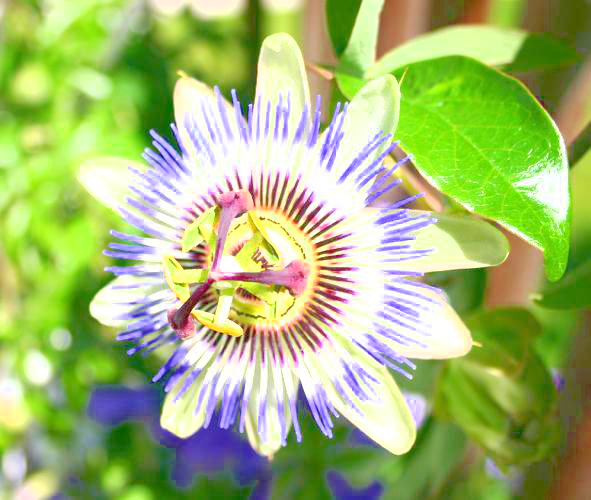
#> input picture CLS/corruption_imgs/brightness.png, 591 x 500 px, given in place of image_00001.jpg, which was not available
$ python frequency_analysis.py
#> lines starting #> are read from the running program, lines starting #| are printed output that depends on the picture; pictures that were not available may be replaced by others from this repository, and a replacement may not be noted
#> in compare_frequency_spectrums, original is the input picture: shape (500, 591, 3); mean B, G, R 115.6, 183.9, 163.4
import cv2
import numpy as np
import matplotlib.pyplot as plt
import os

def get_frequency_spectrum(img):
    """
    获取图像的频谱
    """
    # 转换为灰度图
    if len(img.shape) == 3:
        gray = cv2.cvtColor(img, cv2.COLOR_BGR2GRAY)
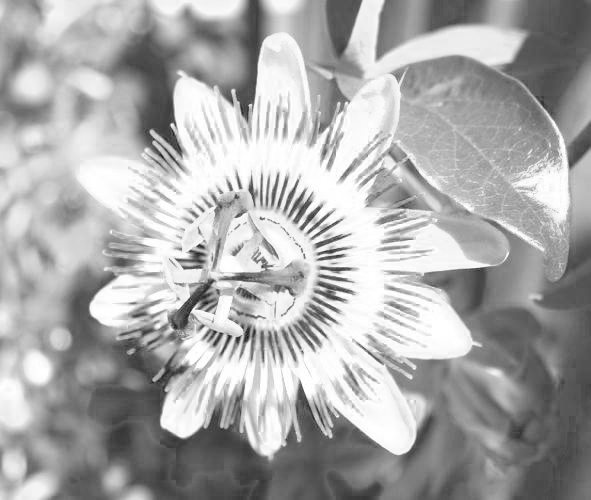
#> gray: shape (500, 591); min 25, max 255, mean 170
    else:
        gray = img

    # 傅里叶变换
    f = np.fft.fft2(gray)
    fshift = np.fft.fftshift(f)

    # 计算幅度谱
    magnitude_spectrum = 20 * np.log(np.abs(fshift) + 1)
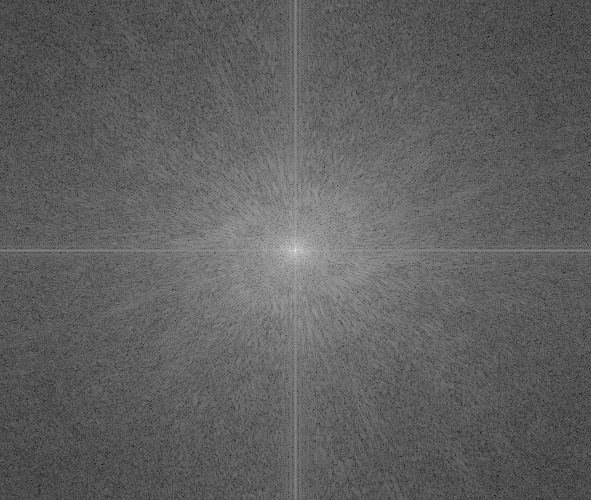
#> magnitude_spectrum: shape (500, 591) float64; min 36.98, max 354.6, mean 157.2; drawn with min black and max white

    return magnitude_spectrum, fshift

def analyze_frequency_bands(spectrum, fshift):
    """
    分析不同频段的能量分布
    """
    h, w = spectrum.shape
#> h = 500; w = 591
    center_y, center_x = h // 2, w // 2
#> center_y = 250; center_x = 295

    # 调整频段划分，增加高频范围
    r_ultra_low = min(h, w) // 128   # 超低频（中心1/64）
#> r_ultra_low = 3
    r_very_low = min(h, w) // 64    # 极低频（1/64-1/32）
#> r_very_low = 7
    r_low = min(h, w) // 32         # 低频（1/32-1/16）
#> r_low = 15
    r_mid_low = min(h, w) // 16      # 中低频（1/16-1/8）
#> r_mid_low = 31
    r_mid_high = min(h, w) // 8     # 中高频（1/8-1/6）
#> r_mid_high = 62
    r_high = min(h, w) // 4         # 高频（1/6-1/4）
#> r_high = 125

    # 创建频段掩码
    y, x = np.ogrid[-center_y:h-center_y, -center_x:w-center_x]
#> y = 500 values from -250 to 249
    dist_from_center = np.sqrt(x*x + y*y)

    # 计算各频段的能量
    ultra_low_mask = dist_from_center <= r_ultra_low                           # 超低频（中心1/64）
    very_low_mask = (dist_from_center > r_ultra_low) & (dist_from_center <= r_very_low)  # 极低频（1/64-1/32）
    low_mask = (dist_from_center > r_very_low) & (dist_from_center <= r_low)  # 低频（1/32-1/16）
    mid_low_mask = (dist_from_center > r_low) & (dist_from_center <= r_mid_low)  # 中低频（1/16-1/8）
    mid_high_mask = (dist_from_center > r_mid_low) & (dist_from_center <= r_mid_high)  # 中高频（1/8-1/6）
    high_mask = (dist_from_center > r_mid_high) & (dist_from_center <= r_high)  # 高频（1/6-1/4）
    very_high_mask = dist_from_center > r_high                                # 超高频（>1/4）

    energy = {
        'ultra_low': np.abs(fshift[ultra_low_mask]).mean(),
        'very_low': np.abs(fshift[very_low_mask]).mean(),
        'low': np.abs(fshift[low_mask]).mean(),
        'mid_low': np.abs(fshift[mid_low_mask]).mean(),
        'mid_high': np.abs(fshift[mid_high_mask]).mean(),
        'high': np.abs(fshift[high_mask]).mean(),
        'very_high': np.abs(fshift[very_high_mask]).mean()
    }
#> energy = {'ultra_low': 3333115.3, 'very_low': 676120.4, 'low': 262823.2, 'mid_low': 84771.3, 'mid_high': 38197.9, 'high': 13871.3, 'very_high': 2558.1}

    return energy, (ultra_low_mask, very_low_mask, low_mask, mid_low_mask, mid_high_mask, high_mask, very_high_mask)

def compare_frequency_spectrums(original_path, corruption_dir):
    """
    比较原始图像和各种噪声图像的频谱
    """
    # 读取原始图像
    original = cv2.imread(original_path)
    print(original_path)
    original_spectrum, original_fshift = get_frequency_spectrum(original)
    original_energy, masks = analyze_frequency_bands(original_spectrum, original_fshift)
#> original_energy has the same summary as energy in analyze_frequency_bands; masks = 7 items

    # 读取所有噪声图像
    corruption_images = {}
    corruption_energies = {}
    for img_name in os.listdir(corruption_dir):
        if img_name.endswith('.png'):
            img_path = os.path.join(corruption_dir, img_name)
            img = cv2.imread(img_path)
            corruption_name = img_name.split('.')[0]
            spectrum, fshift = get_frequency_spectrum(img)
            corruption_images[corruption_name] = spectrum
            corruption_energies[corruption_name], _ = analyze_frequency_bands(spectrum, fshift)
#> pass 2 of the loop in compare_frequency_spectrums, `for img_name in os.listdir(corruption_dir):`:
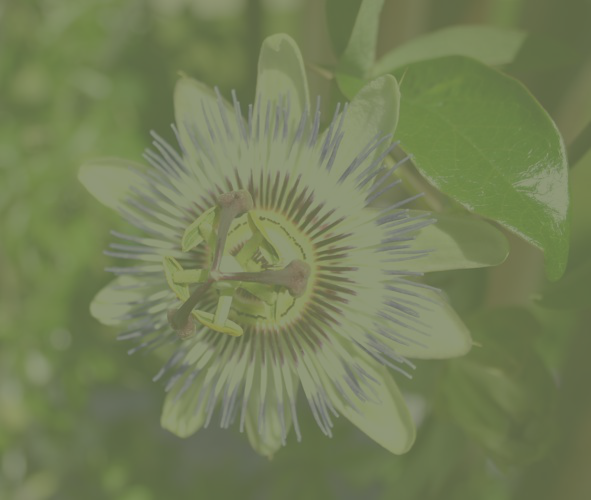
#> input picture CLS/corruption_imgs/contrast.png, 591 x 500 px, found by its file name
#> in compare_frequency_spectrums, img is the input picture: shape (500, 591, 3); mean B, G, R 87.6, 126.9, 115.9
#> pass 3 of the loop in compare_frequency_spectrums, `for img_name in os.listdir(corruption_dir):`:
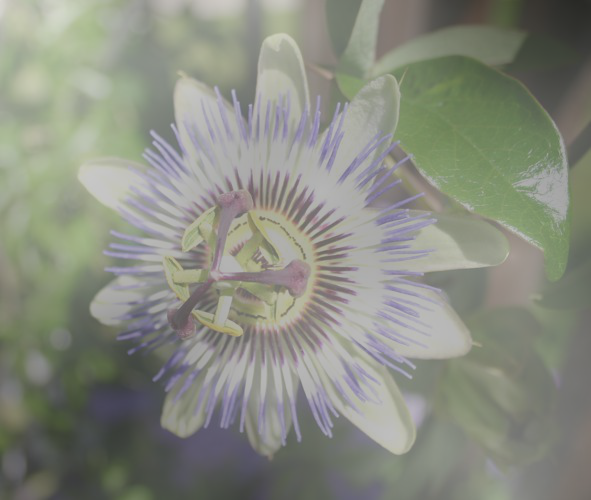
#> input picture CLS/corruption_imgs/fog.png, 591 x 500 px, found by its file name
#> in compare_frequency_spectrums, img is the input picture: shape (500, 591, 3); mean B, G, R 128.4, 139.6, 136.4
#> the loop made 4 passes; the first 3 are shown

    # 创建频谱图
    n_images = len(corruption_images) + 1
#> n_images = 5
    rows = (n_images + 1) // 2
#> rows = 3
    fig, axes = plt.subplots(rows, 2, figsize=(12, 4*rows))
    axes = axes.ravel()

    # 显示原始图像的频谱
    im = axes[0].imshow(original_spectrum, cmap='gray')
    axes[0].set_title('Original Frequency Spectrum')
    axes[0].axis('off')

    # 显示各种噪声图像的频谱
    for i, (name, spectrum) in enumerate(corruption_images.items(), 1):
        axes[i].imshow(spectrum, cmap='gray')
        axes[i].set_title(f'{name} Frequency Spectrum')
        axes[i].axis('off')
#> this loop made 4 passes
#> name on passes 1 to 4: 'brightness', 'contrast', 'fog', 'pixelate'

    if n_images % 2 == 1:
        fig.delaxes(axes[-1])

    plt.colorbar(im, ax=axes.ravel().tolist())
    plt.tight_layout()
    plt.savefig('./frequency_analysis.png', dpi=300, bbox_inches='tight')
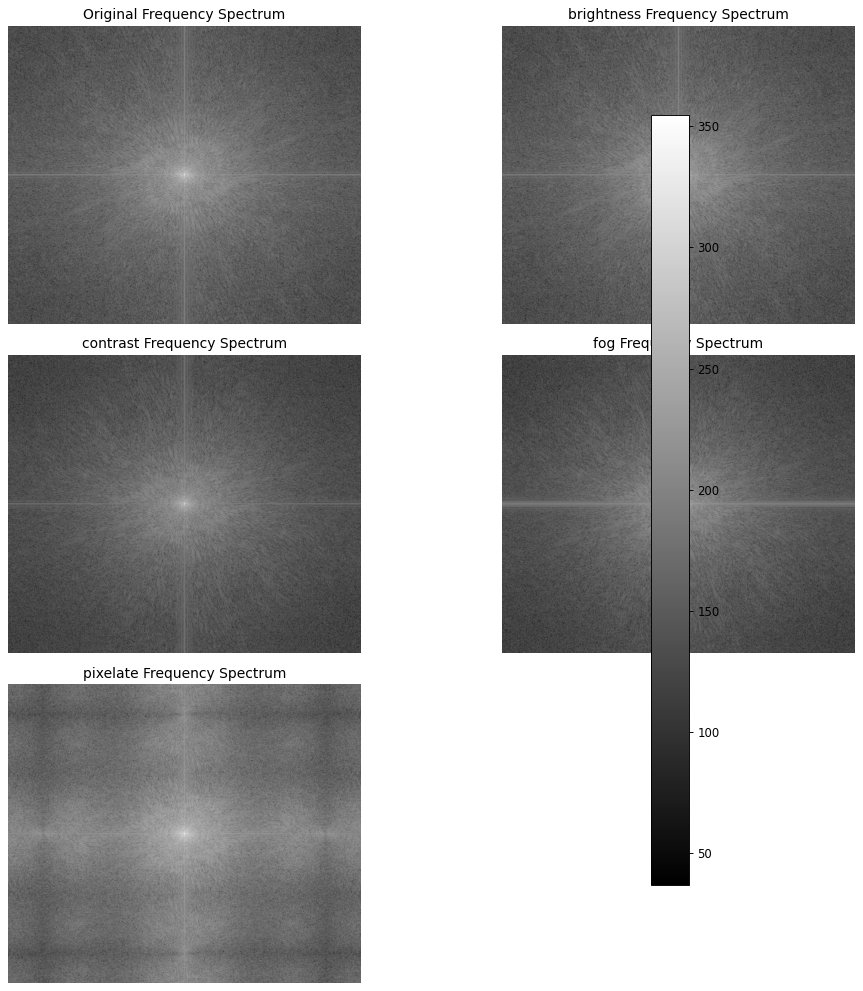
#> figure drawn by matplotlib, 6 panels
    plt.close()

    # 绘制频段能量对比图
    plt.figure(figsize=(12, 6))
    bands = ['ultra_low', 'very_low', 'low', 'mid_low', 'mid_high', 'high', 'very_high']
    x = np.arange(len(bands))
    width = 0.8 / (len(corruption_images) + 1)
#> width = 0.16

    # 绘制原始图像的频段能量
    plt.bar(x, [original_energy[band] for band in bands], width,
            label='Original', alpha=0.8)

    # 绘制各种噪声图像的频段能量
    for i, (name, energy) in enumerate(corruption_energies.items(), 1):
        plt.bar(x + i*width, [energy[band] for band in bands], width,
                label=name, alpha=0.8)

    plt.xlabel('Frequency Bands')
    plt.ylabel('Energy')
    plt.title('Frequency Band Energy Distribution')
    plt.xticks(x + width*len(corruption_images)/2, bands)
    plt.legend()
    plt.tight_layout()
    plt.savefig('./frequency_bands_analysis.png', dpi=300, bbox_inches='tight')
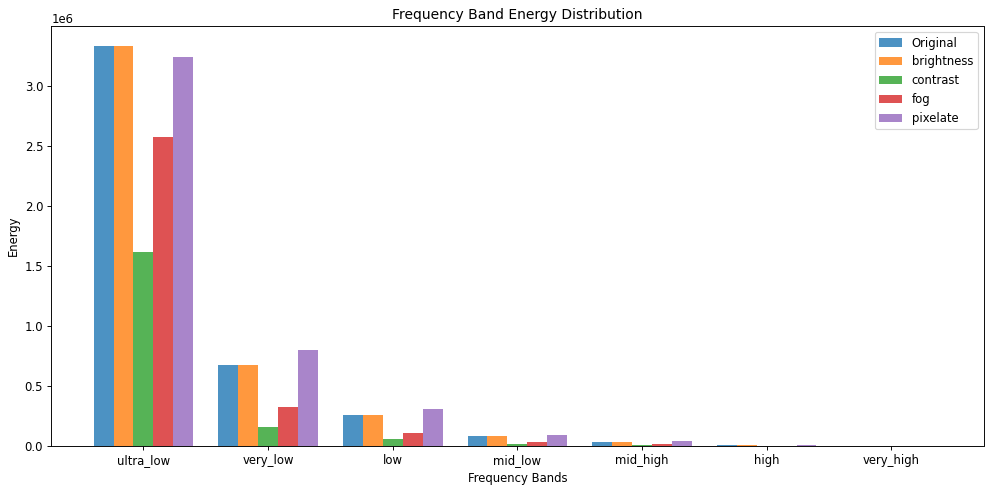
#> figure drawn by matplotlib, 1 panel; tallest bar 3333115.3 high, from x = -0.08 to 0.08; tallest bar 3333115.3 high, from x = 0.08 to 0.24; tallest bar 1618401.6 high, from x = 0.24 to 0.4
    plt.close()

    # 打印频段差异分析
    print("\n频段差异分析:")
    for name, energy in corruption_energies.items():
        print(f"\n{name} vs Original:")
        for band in bands:
            diff = energy[band] - original_energy[band]
            percent = (diff / original_energy[band]) * 100
            print(f"{band:>4} 频段差异: {diff:>8.2f} ({percent:>+6.1f}%)")

def adjust_frequency_energy(img, target_energy_ratio=1.0, band_mask=None):
    """
    调整指定频段的能量

    参数:
        img: 输入图像
        target_energy_ratio: 目标能量比例
        band_mask: 频段掩码
    """
    if len(img.shape) == 3:
        gray = cv2.cvtColor(img, cv2.COLOR_BGR2GRAY)
    else:
        gray = img

    # 傅里叶变换
    f = np.fft.fft2(gray)
    fshift = np.fft.fftshift(f)

    # 调整指定频段的能量
    if band_mask is not None:
        fshift[band_mask] *= target_energy_ratio

    # 逆变换
    f_ishift = np.fft.ifftshift(fshift)
    img_back = np.fft.ifft2(f_ishift)
    img_back = np.abs(img_back)

    # 归一化到[0, 255]
    img_back = ((img_back - img_back.min()) * (255.0 / (img_back.max() - img_back.min()))).astype(np.uint8)

    return img_back

def compare_and_adjust_frequency(original_path, corruption_dir, output_dir='./adjusted_imgs'):
    """
    比较并调整频域能量
    """
#> called with corruption_dir = './corruption_imgs', output_dir = './adjusted_imgs'
    os.makedirs(output_dir, exist_ok=True)

    # 读取原始图像
    original = cv2.imread(original_path)
    original_spectrum, original_fshift = get_frequency_spectrum(original)
    original_energy, original_masks = analyze_frequency_bands(original_spectrum, original_fshift)
#> original_energy has the same summary as energy in analyze_frequency_bands; original_masks = 7 items

    # 读取噪声图像并调整能量
    for img_name in os.listdir(corruption_dir):
        if img_name.endswith('.png'):
            img_path = os.path.join(corruption_dir, img_name)
            img = cv2.imread(img_path)
            corruption_name = img_name.split('.')[0]

            # 获取频谱
            spectrum, fshift = get_frequency_spectrum(img)
            energy, masks = analyze_frequency_bands(spectrum, fshift)
#> masks = 7 items

            # 调整每个频段的能量
            adjusted_img = img.copy()
            for band, mask in zip(['ultra_low', 'very_low', 'low', 'mid_low', 'mid_high', 'high', 'very_high'],
                                original_masks):
                target_ratio = original_energy[band] / (energy[band] + 1e-10)  # 避免除零
                adjusted_img = adjust_frequency_energy(adjusted_img, target_ratio, mask)
#> this loop made 7 passes
#> pass 2, in adjust_frequency_energy (call 2), `img_back = np.abs(img_back)`:
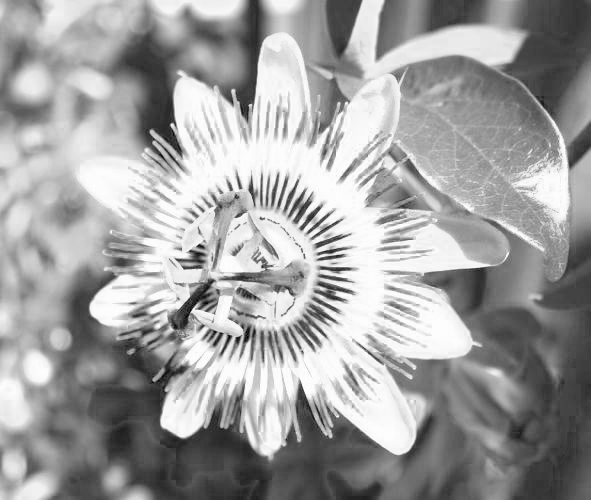
#> img_back: shape (500, 591) float64; min 6.3e-14, max 254, mean 160.2

            # 保存调整后的图像
            output_path = os.path.join(output_dir, f'adjusted_{corruption_name}.png')
            cv2.imwrite(output_path, adjusted_img)

            # 显示对比图
            plt.figure(figsize=(15, 5))
            plt.subplot(131)
            plt.imshow(cv2.cvtColor(original, cv2.COLOR_BGR2RGB))
            plt.title('Original')
            plt.axis('off')

            plt.subplot(132)
            # plt.imshow(cv2.cvtColor(img, cv2.COLOR_BGR2RGB))
            plt.imshow(original, cmap='gray')  # 直接显示灰度图像
            plt.title(f'Corrupted ({corruption_name})')
            plt.axis('off')

            plt.subplot(133)
            plt.imshow(cv2.cvtColor(adjusted_img, cv2.COLOR_BGR2RGB))
            plt.title('Adjusted')
            plt.axis('off')

            plt.savefig(os.path.join(output_dir, f'comparison_{corruption_name}.png'))
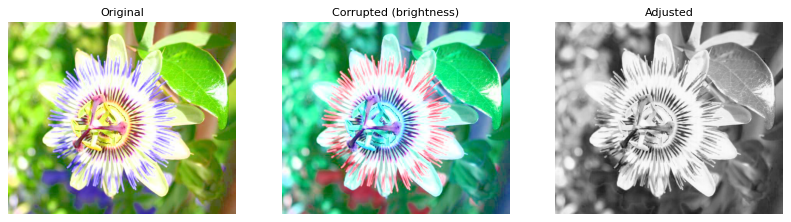
#> figure drawn by matplotlib, 3 panels; B, G, R data is drawn as R, G, B
            plt.close()
#> pass 2 of the loop in compare_and_adjust_frequency, `for img_name in os.listdir(corruption_dir):`:
#> in compare_and_adjust_frequency, `energy, masks = analyze_frequency_bands(spectrum, fshift)`: energy = {'ultra_low': 1618401.6, 'very_low': 160550, 'low': 62017.4, 'mid_low': 20064.2, 'mid_high': 9856.3, 'high': 3391.7, 'very_high': 593.1}
#> the loop in compare_and_adjust_frequency, `for band, mask in zip(['ultra_low', 'very_low', 'low', 'mid_low', 'mid..` made 7 passes
#> (band, target_ratio) on passes 1 to 7: ('ultra_low', 2.06), ('very_low', 4.21), ('low', 4.24), ('mid_low', 4.22), ('mid_high', 3.88), ('high', 4.09), ('very_high', 4.31)
#> pass 1, in adjust_frequency_energy (call 8), `img_back = np.abs(img_back)`:
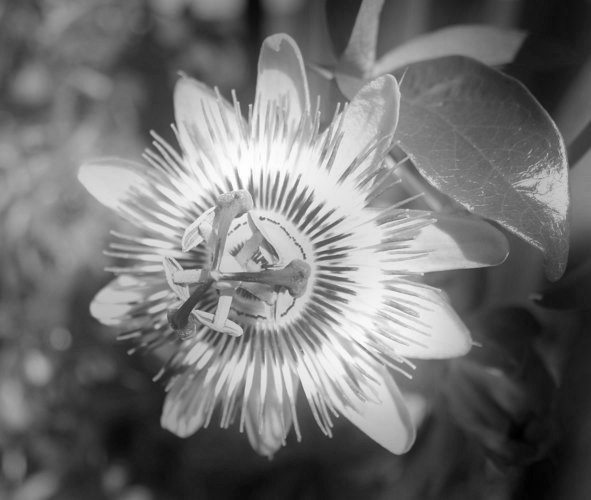
#> img_back: shape (500, 591) float64; min 204.9, max 295.2, mean 245.3; drawn with min black and max white
#> in compare_and_adjust_frequency, `plt.savefig(os.path.join(output_dir, f'comparison_{corruption_name}.pn..`:
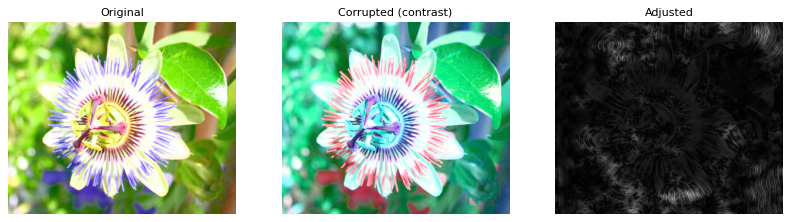
#> figure drawn by matplotlib, 3 panels; B, G, R data is drawn as R, G, B
#> pass 3 of the loop in compare_and_adjust_frequency, `for img_name in os.listdir(corruption_dir):`:
#> in compare_and_adjust_frequency, `energy, masks = analyze_frequency_bands(spectrum, fshift)`: energy = {'ultra_low': 2575506.3, 'very_low': 330262.3, 'low': 107058.9, 'mid_low': 34032.7, 'mid_high': 15461.2, 'high': 5266.9, 'very_high': 947.8}
#> the loop in compare_and_adjust_frequency, `for band, mask in zip(['ultra_low', 'very_low', 'low', 'mid_low', 'mid..` made 7 passes
#> (band, target_ratio) on passes 1 to 7: ('ultra_low', 1.29), ('very_low', 2.05), ('low', 2.45), ('mid_low', 2.49), ('mid_high', 2.47), ('high', 2.63), ('very_high', 2.7)
#> pass 1, in adjust_frequency_energy (call 15), `img_back = np.abs(img_back)`:
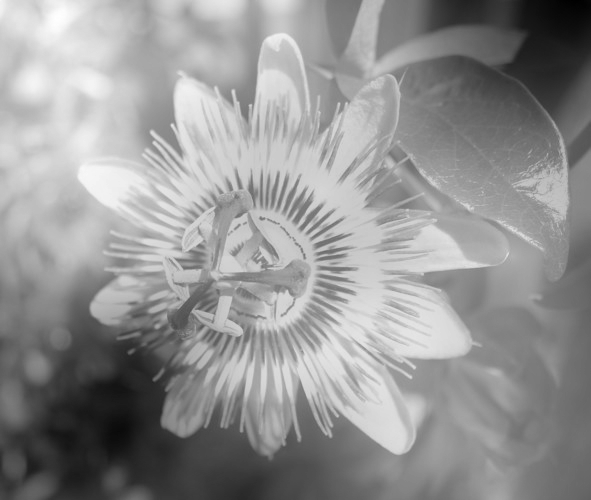
#> img_back: shape (500, 591) float64; min 71.11, max 255.5, mean 177.8; drawn with min black and max white
#> in compare_and_adjust_frequency, `plt.savefig(os.path.join(output_dir, f'comparison_{corruption_name}.pn..`:
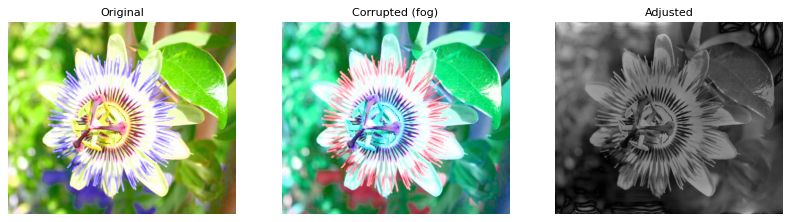
#> figure drawn by matplotlib, 3 panels; B, G, R data is drawn as R, G, B
#> the loop made 4 passes; the first 3 are shown

if __name__ == '__main__':
    original_path = '../datasets/flowers102/images/image_00001.jpg'
    corruption_dir = './corruption_imgs'

    # 运行频谱分析和能量调整
    compare_frequency_spectrums(original_path, corruption_dir)
    compare_and_adjust_frequency(original_path, corruption_dir)
